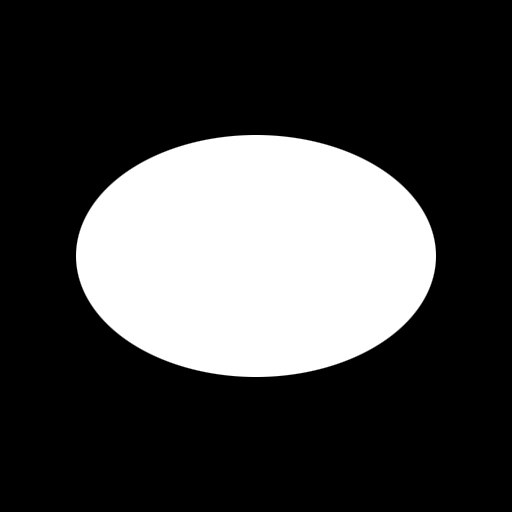
#> input picture codes/ellipse.png, 512 x 512 px
$ python cv_blur_compare.py
#> lines starting #> are read from the running program, lines starting #| are printed output that depends on the picture
import cv2 as cv

# Read
img = cv.imread("ellipse.png")
#> img is the input picture: shape (512, 512, 3); min 0, max 255, mean 66.6

gaussian = cv.GaussianBlur(img, (233, 233), sigmaX=53, borderType=cv.BORDER_CONSTANT)
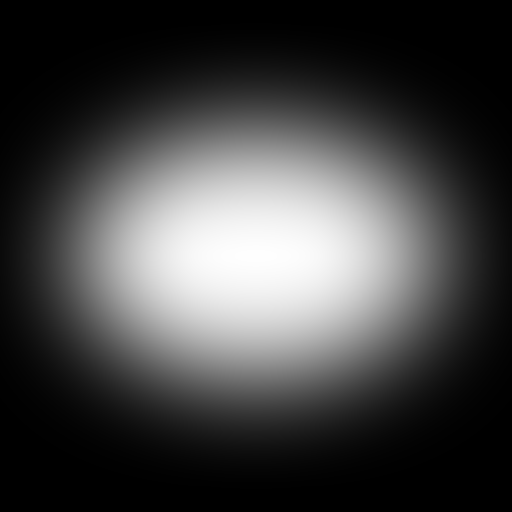
#> gaussian: shape (512, 512, 3); min 0, max 254, mean 66.4
#> (the run stopped early here; a loop or call above may not have finished)

$ run again, with codes/triangle.png copied over codes/ellipse.png
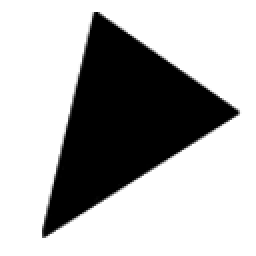
#> input picture codes/triangle.png, 128 x 128 px (shown 2 times larger)
#> img is the input picture: shape (128, 128, 3); min 0, max 255, mean 178.2
#> `gaussian = cv.GaussianBlur(img, (233, 233), sigmaX=53, borderType=cv.B..`:
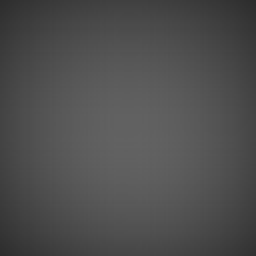
#> gaussian: shape (128, 128, 3) (shown 2 times larger); min 44, max 98, mean 77.9
